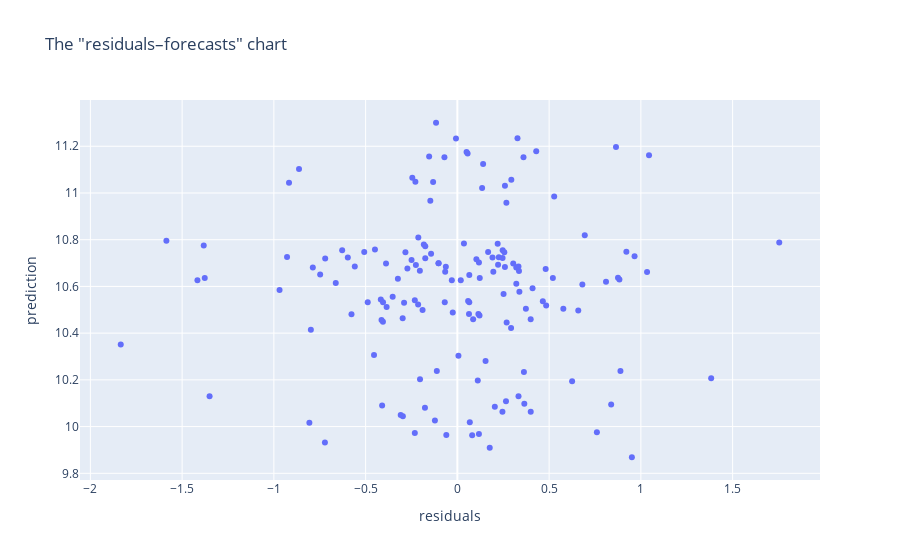

This figure's notebook cell:
### Markdown cell above
# Ex 9

### Code cell
px.scatter(x=log_w.resid, y=log_w.fittedvalues,
          title='The "residuals–forecasts" chart',
          labels={'x': 'residuals', 'y':'prediction'})

### Figure 1 — Plotly figure (JSON) as saved in the notebook; plotly's stock layout.template omitted (floating-point values rounded to 4 significant figures; data arrays with more than 128 entries replaced by an {"elided": "..."} marker saying what was removed)
{"data": [{"hovertemplate": "residuals=%{x}<br>prediction=%{y}<extra></extra>", "legendgroup": "", "marker": {"color": "#636efa", "symbol": "circle"}, "mode": "markers", "name": "", "orientation": "v", "showlegend": false, "type": "scatter", "x": {"elided": "154 float values"}, "xaxis": "x", "y": {"elided": "154 float values"}, "yaxis": "y"}], "layout": {"legend": {"tracegroupgap": 0}, "title": {"text": "The \"residuals–forecasts\" chart"}, "xaxis": {"anchor": "y", "domain": [0, 1], "title": {"text": "residuals"}}, "yaxis": {"anchor": "x", "domain": [0, 1], "title": {"text": "prediction"}}}}
